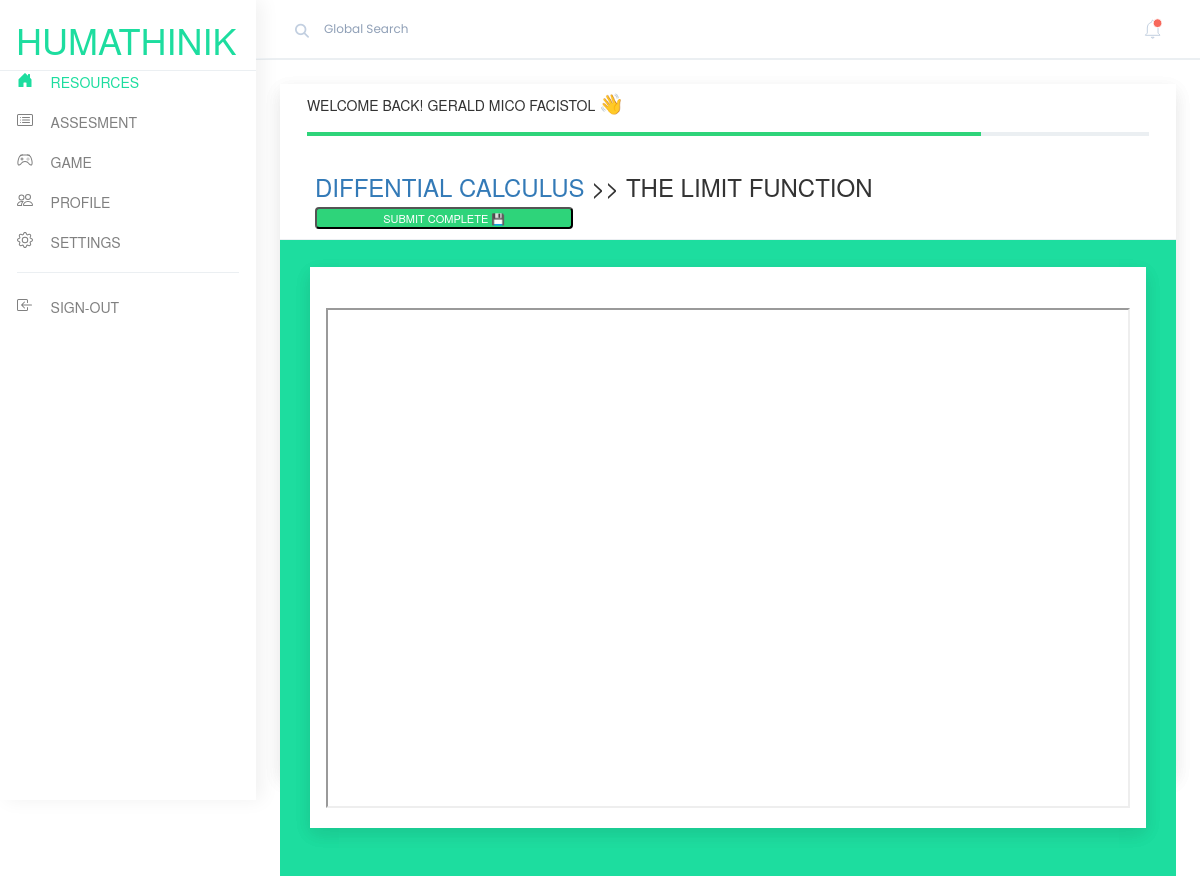
The page /user/index.php?view=TOPIC&id=1&rid=1 (signed in) on the database its author committed.
### tables this page shows
CREATE TABLE `users` (
  `user_id` int(11) NOT NULL,
  `student_no` int(50) NOT NULL,
  `fname` varchar(100) NOT NULL,
  `lname` varchar(100) NOT NULL,
  `email` varchar(100) NOT NULL,
  `password` varchar(100) NOT NULL,
  `gender` varchar(200) NOT NULL,
  `code` int(100) NOT NULL,
  `status` varchar(100) NOT NULL,
  `date_created` date NOT NULL
);

CREATE TABLE `resources` (
  `rid` int(11) NOT NULL,
  `resource_name` varchar(100) NOT NULL,
  `resource_description` text NOT NULL
);

CREATE TABLE `resource_topic` (
  `id` int(11) NOT NULL,
  `rid` int(11) NOT NULL,
  `topic_name` varchar(100) NOT NULL
);

CREATE TABLE `file` (
  `id` int(11) NOT NULL,
  `tid` int(11) NOT NULL,
  `name` varchar(250) NOT NULL,
  `file` varchar(500) NOT NULL
);

### connection/session.php (called while the page is built, shortened)
<?php
$session_id=$_SESSION['user_id'];
?>

### user/pages/topic.php (the view, shortened to what this page needs)
<?php
$id = $_GET['id'];
$rresult=mysqli_query($conn, "select * from resources LEFT JOIN resource_topic ON resources.rid = resource_topic.rid where resource_topic.id='$id'");
$rrow=mysqli_fetch_array($rresult);
?>
    <div class="first">
      <div class="task-calendar">
        <div class="taskhead">
          <div class="taskhead-header d-flex">
            <p class="taskCopmlete">WELCOME BACK! <?php echo strtoupper($row['fname']); ?> <?php echo strtoupper($row['lname']); ?> <span style='font-size:20px;'>&#128075;</span></p>
          </div>
        </div>
         <h3 style="margin-left:35px;"><a style="text-decoration:none;" href="index.php?view=RESOURCE&rid=<?php echo $rrow['rid']; ?>"><?php echo strtoupper($rrow['resource_name']); ?></a> >> <?php echo strtoupper($rrow['topic_name']); ?>  <form action="#" method="POST"><button class="task-status complete" name="submit" style="width:30%;">SUBMIT COMPLETE &#128190;</button></form>  </h3>
        <div class="task-block" style="background-color:#1ddd9f;">
          <div class="task-card" style="background-color:white;">
            <?php
            $check_image=mysqli_query($conn, "SELECT * FROM `topic_image` WHERE tid = '$id'");
            $cim=mysqli_fetch_array($check_image);
            $check_file=mysqli_query($conn, "SELECT * FROM `file` WHERE tid = '$id'");
            $cif=mysqli_fetch_array($check_file);
             ?>
             <?php if(!empty($cim['id']) && empty($cif['id'])){ ?>
             <iframe src="pages/slides/?id=<?php echo $id; ?>" style="width:100%; height:500px;"></iframe>
             <?php } else if(empty($cim['id']) && !empty($cif['id'])) { ?>
              <iframe src="../ADMIN/pages/topic/<?php echo $cif['file']; ?>" style="width:100%; height:500px;"></iframe>
                <?php } else if(!empty($cim['id']) && !empty($cif['id'])) { ?>
              <iframe src="../ADMIN/pages/topic/<?php echo $cif['file']; ?>" style="width:100%; height:500px;"></iframe>
             <?php } else { ?>
             <?php } ?>
            <div class="task-footer">
              <br />
            </div>
          </div>
        </div>
      </div>
    </div>

### user/style/style.css (style rules this page uses)
body { scroll-behavior: smooth; text-rendering: optimizeSpeed; margin: 0; padding: 0; font: 400 1.8vh/1.5 "Poppins", sans-serif; }
p { margin: 0; padding: 0; }
:root { --bordercolor: #ebeff2; --secondcolor: #2ed47a; --spancolor: #1ddd9f; --fWeight500: 500; }
.d-flex { display: flex; justify-content: space-between; }
.first { flex: 2 1 55%; display: flex; flex-flow: column nowrap; order: 1; max-height: 90vh; box-shadow: 0px 6px 18px rgba(0, 0, 0, 0.06), 0px 6px 18px rgba(0, 0, 0, 0.06); }
.task-calendar { display: flex; flex-direction: column; height: 100vh; }
.taskhead { padding: 0 3% 2%; }
.taskhead-header { flex-flow: row nowrap; align-items: center; height: 52px; position: relative; border-bottom: 4px solid var(--bordercolor); }
.taskhead-header::before { border-bottom: 4px solid var(--secondcolor); position: absolute; width: 80%; top: 48px; content: ""; left: 0; }
.taskCopmlete { font-weight: var(--fWeight500); }
.task-block { border-top: 1px solid var(--bordercolor); padding: 3% 3.4% 2.5%; height: 100%; display: flex; flex-direction: column; justify-content: space-around; }
.task-card { box-shadow: 0px 6px 18px rgba(0, 0, 0, 0.06), 0px 6px 18px rgba(0, 0, 0, 0.06); display: flex; flex-flow: column nowrap; flex-basis: 30%; justify-content: space-around; padding: 0 2vh; margin-bottom: 3%; }
.task-header, .task-footer { display: flex; flex-flow: row nowrap; justify-content: space-between; align-items: center; }
.task-footer { position: relative; }
.task-status { color: #fff; font-size: 11px; text-align: center; width: 84px; height: 22px; padding: 3px 0; border-radius: 4px; -webkit-border-radius: 4px; -moz-border-radius: 4px; -ms-border-radius: 4px; -o-border-radius: 4px; }
.complete { background-color: var(--secondcolor); }

### rows shown on the page
users: fname "GERALD MICO", lname "FACISTOL"
resources: resource_name "DIFFENTIAL CALCULUS", resource_topic.topic_name "THE LIMIT FUNCTION"
